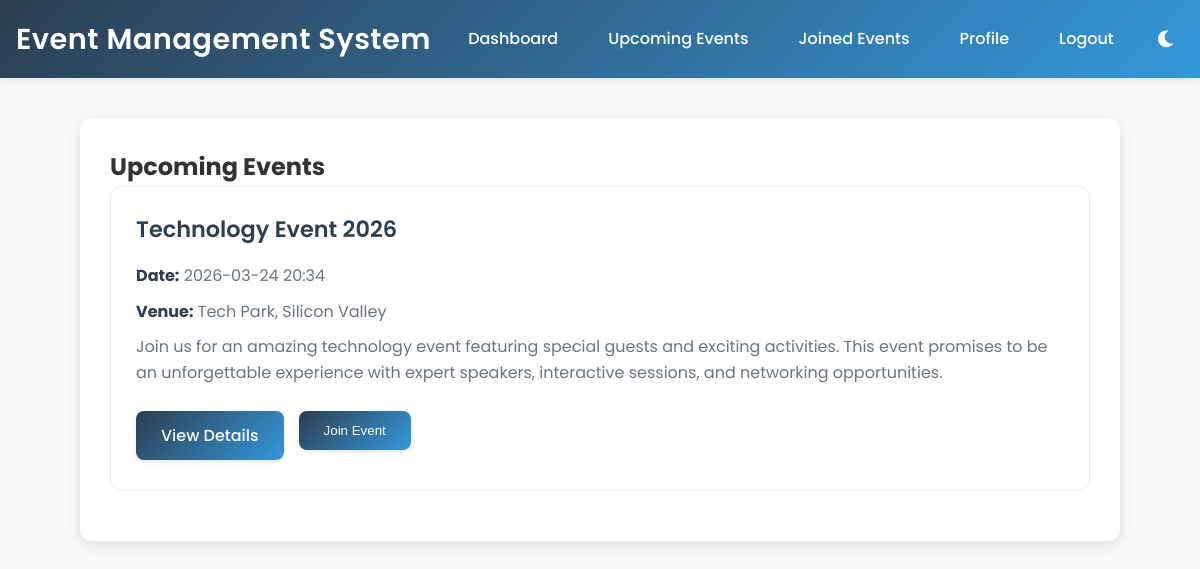
The app's page /upcoming_events (signed in), older data.
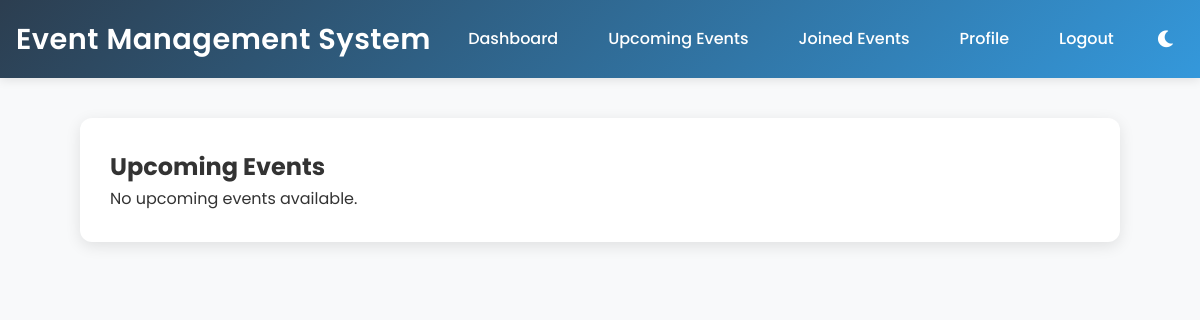
The same page, newer data.
### app.py (models this page shows)
class Event(db.Model):
    id = db.Column(db.Integer, primary_key=True)
    title = db.Column(db.String(100), nullable=False)
    description = db.Column(db.Text, nullable=False)
    date = db.Column(db.DateTime, nullable=False)
    venue = db.Column(db.String(200), nullable=False)
    created_by = db.Column(db.Integer, db.ForeignKey('user.id'))
    category = db.Column(db.String(50), nullable=False)
    capacity = db.Column(db.Integer, nullable=False)
    price = db.Column(db.Float, nullable=False)
    organizer = db.Column(db.String(100), nullable=False)
    contact_email = db.Column(db.String(120), nullable=False)
    contact_phone = db.Column(db.String(20), nullable=False)
    requirements = db.Column(db.Text)
    schedule = db.Column(db.Text)
    speakers = db.Column(db.Text)
    sponsors = db.Column(db.Text)
    image_url = db.Column(db.String(200))

### app.py (the view)
@app.route('/upcoming_events')
@login_required
def upcoming_events():
    upcoming_events = Event.query.filter(Event.date > datetime.now()).all()
    return render_template('upcoming_events.html', events=upcoming_events)

### app.py (called while the page is built)
@login_manager.user_loader
def load_user(user_id):
    return User.query.get(int(user_id))

### templates/upcoming_events.html (shortened to what this page needs)
{% extends "base.html" %}
{% block content %}
<div class="card">
    <h2>Upcoming Events</h2>
    {% if events %}
        <div class="events-list">
            {% for event in events %}
                <div class="event-card">
                    <h3>{{ event.title }}</h3>
                    <p><strong>Date:</strong> {{ event.date.strftime('%Y-%m-%d %H:%M') }}</p>
                    <p><strong>Venue:</strong> {{ event.venue }}</p>
                    <p>{{ event.description }}</p>
                    <div class="event-actions">
                        <a href="{{ url_for('event_details', event_id=event.id) }}" class="btn">View Details</a>
                        {% if event not in current_user.joined_events %}
                            <form method="POST" action="{{ url_for('join_event', event_id=event.id) }}" style="display: inline;">
                                <button type="submit" class="btn">Join Event</button>
                            </form>
                        {% else %}
                            <span style="color: green; font-weight: bold;">Already Joined</span>
                        {% endif %}
                    </div>
                </div>
            {% endfor %}
        </div>
    {% else %}
        <p>No upcoming events available.</p>
    {% endif %}
</div>
{% endblock %}

Row changes from the older to the newer data that the page shows:
no longer on this page (row edited): Event: title "Technology Event 2026", date "2026-03-24 20:34", venue "Tech Park, Silicon Valley", description "Join us for an amazing technology event featuring special guests and exciting activities. This event promises to be an unforgettable experience with expert speakers, interactive sessions, and networking opportunities."
Text that changed along with them:
text now shown: "No upcoming events available."
